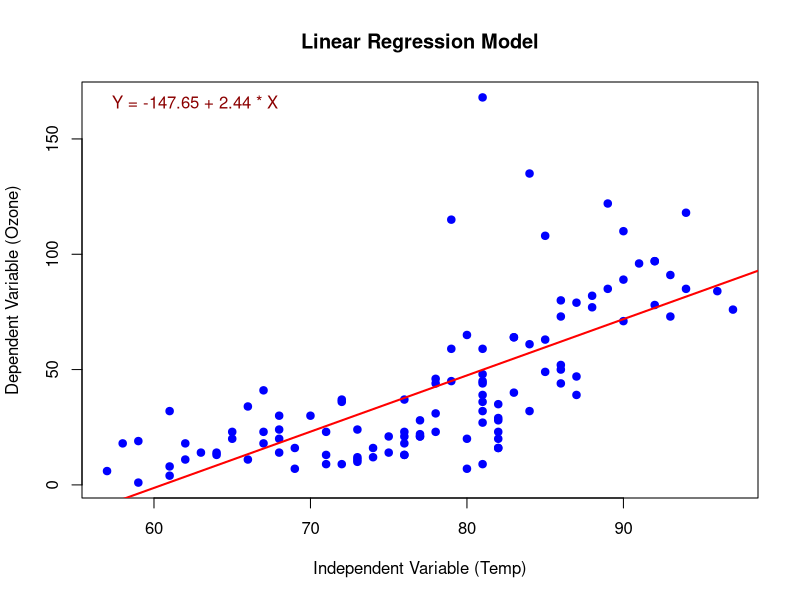

Generate this figure with R:
# ==========================================
# ASSIGNMENT 4
# Linear Regression Model
# ==========================================

# Load Dataset
data("airquality")

# ==========================================
# DATASET OVERVIEW
# ==========================================

cat("=========== FIRST 6 ROWS ===========\n")
print(head(airquality))

cat("\n=========== LAST 6 ROWS ===========\n")
print(tail(airquality))

cat("\n=========== STRUCTURE OF DATASET ===========\n")
str(airquality)

cat("\n=========== SUMMARY OF DATASET ===========\n")
summary(airquality)

# ==========================================
# HANDLE MISSING VALUES
# ==========================================

airquality <- na.omit(airquality)

# ==========================================
# BUILD LINEAR REGRESSION MODEL
# Ozone ~ Temp
# ==========================================

model <- lm(Ozone ~ Temp, data = airquality)

# ==========================================
# MODEL SUMMARY
# ==========================================

cat("\n=========== MODEL SUMMARY ===========\n")
summary(model)

# ==========================================
# PREDICTED VALUES
# ==========================================

predicted_values <- predict(model)

cat("\n=========== PREDICTED VALUES ===========\n")
print(head(predicted_values))

# ==========================================
# VISUALIZATION
# ==========================================

plot(
  airquality$Temp,
  airquality$Ozone,
  main = "Linear Regression Model",
  xlab = "Independent Variable (Temp)",
  ylab = "Dependent Variable (Ozone)",
  pch = 19,
  col = "blue"
)

abline(model,
       col = "red",
       lwd = 2)

# ==========================================
# REGRESSION EQUATION
# ==========================================

eq <- paste(
  "Y =",
  round(coef(model)[1], 2),
  "+",
  round(coef(model)[2], 2),
  "* X"
)

legend(
  "topleft",
  legend = eq,
  text.col = "darkred",
  bty = "n"
)

# ==========================================
# CONCLUSION
# ==========================================

cat("\n=========== CONCLUSION ===========\n")
cat("Linear regression model implemented successfully.\n")
